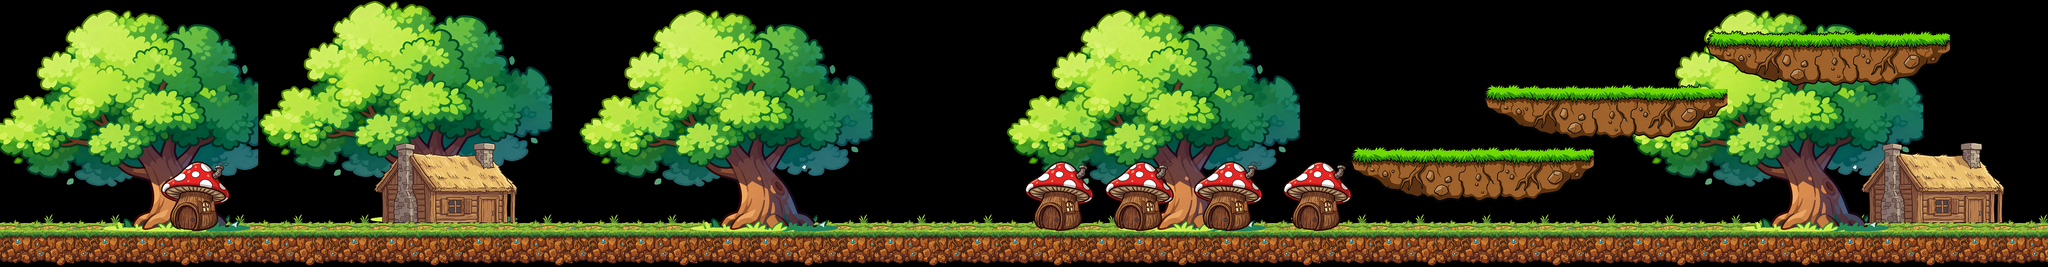

The image is a tile-based game level rendered from a .tmx file. Its description and source (layers, tilesets, objects; grid data summarised) follow:
An orthogonal 230x30 tile map with 32x32 px tiles, 5 tile layers (图块层 1, 图块层 4, 图块层 2, 图块层 3, ...), 5 tilesets and 14 objects (3x ground, born, gate).

<map version="1.10" tiledversion="1.11.2" orientation="orthogonal" renderorder="right-down" width="230" height="30" tilewidth="32" tileheight="32" infinite="0" nextlayerid="9" nextobjectid="22">
 <tileset firstgid="1" source="Tile_Ground_Forest_Mid_Crystal.tsx" />
 <tileset firstgid="113" source="Mushroom_house.tsx" />
 <tileset firstgid="177" source="Bldg_House_Rustic_Thatch_01.tsx" />
 <tileset firstgid="321" source="Env_Tree_Oak_Giant_Green.tsx" />
 <tileset firstgid="1146" source="env_platform_grass_01.tsx" />
 <objectgroup id="6" name="born">
  <object id="7" name="born" type="born" x="229.333" y="600">
   <point />
  </object>
 </objectgroup>
 <objectgroup id="7" name="gate">
  <object id="8" name="gate" type="gate" x="7102.67" y="708">
   <point />
  </object>
 </objectgroup>
 <objectgroup id="5" name="collisions">
  <object id="4" name="ground" type="ground" x="-3.33333" y="826" width="7375.33" height="46" />
  <object id="5" name="ground" type="ground" x="-1.33333" y="0" width="32" height="824" />
  <object id="6" name="ground" type="ground" x="7329.33" y="0" width="37.3333" height="822.667" />
  <object id="9" x="4862.67" y="530.667">
   <polygon points="0,0 703.333,0.666667 547.333,68.6667 472.667,120 329.333,136 170.667,120.667 82.6667,67.3333" />
  </object>
  <object id="10" x="5354.67" y="308">
   <polygon points="0,0 674.667,33.3333 576,116.667 497.333,153.333 305.333,147.333 178,108.667 80,74.6667" />
  </object>
  <object id="11" x="6152" y="116">
   <polygon points="0,0 660.667,2.29108 658.408,50.3662 569.156,78.4319 370.343,93.3333 232.719,92.7512 87.1998,67.5869 20.5176,39.5211" />
  </object>
  <object id="12" x="3689.33" y="660">
   <polygon points="0,0 56,-37.3333 110.667,-77.3333 157.333,-70.6667 176,-50.6667 184,-6 122.667,-28 171.333,-0.666667 73.3333,-20" />
  </object>
  <object id="13" x="3984" y="661.333">
   <polygon points="0.666667,-6.66667 90.6667,-66.6667 125.333,-77.3333 156.667,-49.3333 126,-26 159.333,0.666667 144,-3.33333 66.6667,-18 42,-4" />
  </object>
  <object id="14" x="4302.67" y="668">
   <polygon points="4.66667,-6.66667 53.3333,-50.6667 92,-84 158.667,-82.6667 161.333,-54.6667 172,-40 169.333,-26 148,-38 116,-24" />
  </object>
  <object id="15" x="4612" y="657.333">
   <polygon points="0,0 64,-40 88,-68 140,-62 116.667,-27.3333 179.333,-13.3333 232,44 124.667,-16.6667" />
  </object>
  <object id="19" x="712" y="637.333">
   <polygon points="0,0 -106.667,50.6667 -86.6667,27.3333 -16.6667,-12 22,-45.3333 41.3333,-13.3333 78,30.6667 103.333,72 7.33333,33.3333 -45.3333,33.3333" />
  </object>
  <object id="20" x="86.6667" y="38.6667" width="641.333" height="166.667">
   <ellipse />
  </object>
 </objectgroup>
 <layer id="1" name="图块层 1" width="230" height="30">
  <data>[6900 cells, 1380 non-empty, 84 distinct tile ids]</data>
 </layer>
 <layer id="4" name="图块层 4" width="230" height="30">
  <data>[6900 cells, 4028 non-empty, 825 distinct tile ids]</data>
 </layer>
 <layer id="2" name="图块层 2" width="230" height="30">
  <data>[6900 cells, 320 non-empty, 64 distinct tile ids]</data>
 </layer>
 <layer id="3" name="图块层 3" width="230" height="30">
  <data>[6900 cells, 288 non-empty, 144 distinct tile ids]</data>
 </layer>
 <layer id="8" name="图块层 5" width="230" height="30">
  <data>[6900 cells, 653 non-empty, 224 distinct tile ids]</data>
 </layer>
</map>
